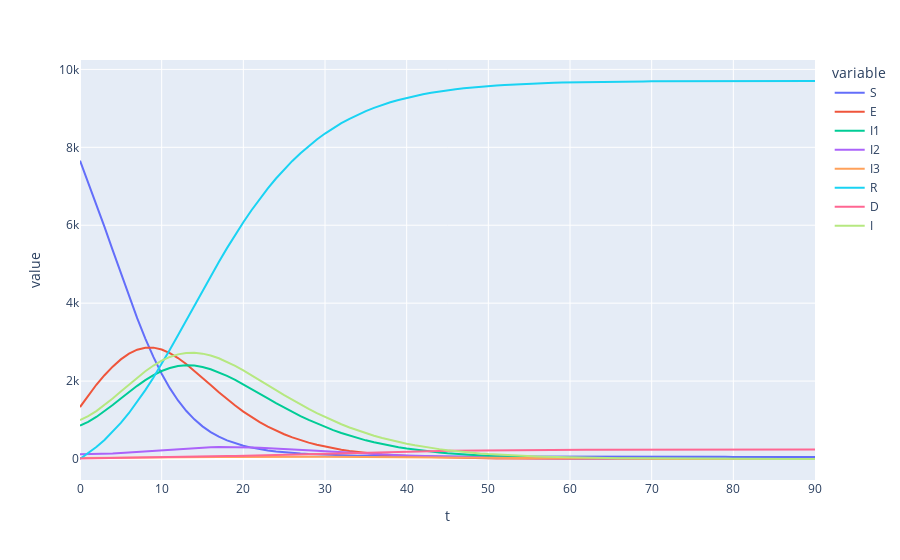

Here is the notebook cell this chart was saved with:
### Code cell
px.line(result.melt('t'), x='t', y='value', color='variable')
